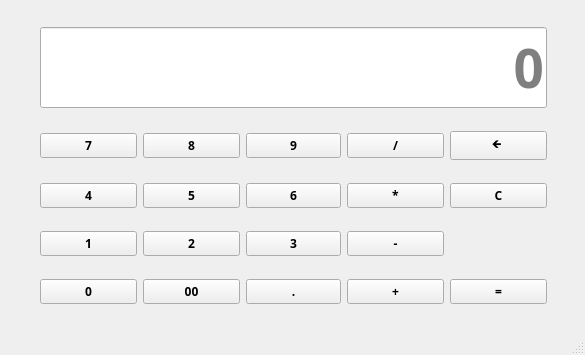
<?xml version="1.0" encoding="UTF-8"?>
<ui version="4.0">
 <class>MainWindow</class>
 <widget class="QMainWindow" name="MainWindow">
  <property name="minimumSize">
   <size>
    <width>585</width>
    <height>355</height>
   </size>
  </property>
  <property name="maximumSize">
   <size>
    <width>585</width>
    <height>355</height>
   </size>
  </property>
  <property name="windowTitle">
   <string>PyCalculadora</string>
  </property>
  <widget class="QWidget" name="centralwidget">
   <widget class="QWidget" name="gridLayoutWidget">
    <property name="geometry">
     <rect>
      <x>40</x>
      <y>10</y>
      <width>507</width>
      <height>311</height>
     </rect>
    </property>
    <layout class="QGridLayout" name="gridLayout">
     <item row="6" column="2">
      <widget class="QPushButton" name="boton6">
       <property name="font">
        <font>
         <family>Noto Sans</family>
         <weight>75</weight>
         <bold>true</bold>
        </font>
       </property>
       <property name="cursor">
        <cursorShape>PointingHandCursor</cursorShape>
       </property>
       <property name="text">
        <string>6</string>
       </property>
      </widget>
     </item>
     <item row="2" column="4">
      <widget class="QPushButton" name="botonX">
       <property name="text">
        <string>🡸 </string>
       </property>
      </widget>
     </item>
     <item row="9" column="0">
      <widget class="QPushButton" name="boton0">
       <property name="font">
        <font>
         <family>Noto Sans</family>
         <weight>75</weight>
         <bold>true</bold>
        </font>
       </property>
       <property name="cursor">
        <cursorShape>PointingHandCursor</cursorShape>
       </property>
       <property name="text">
        <string>0</string>
       </property>
      </widget>
     </item>
     <item row="2" column="1">
      <widget class="QPushButton" name="boton8">
       <property name="font">
        <font>
         <family>Noto Sans</family>
         <weight>75</weight>
         <bold>true</bold>
        </font>
       </property>
       <property name="cursor">
        <cursorShape>PointingHandCursor</cursorShape>
       </property>
       <property name="text">
        <string>8</string>
       </property>
      </widget>
     </item>
     <item row="2" column="0">
      <widget class="QPushButton" name="boton7">
       <property name="font">
        <font>
         <family>Noto Sans</family>
         <weight>75</weight>
         <bold>true</bold>
        </font>
       </property>
       <property name="cursor">
        <cursorShape>PointingHandCursor</cursorShape>
       </property>
       <property name="text">
        <string>7</string>
       </property>
      </widget>
     </item>
     <item row="2" column="2">
      <widget class="QPushButton" name="boton9">
       <property name="font">
        <font>
         <family>Noto Sans</family>
         <weight>75</weight>
         <bold>true</bold>
        </font>
       </property>
       <property name="cursor">
        <cursorShape>PointingHandCursor</cursorShape>
       </property>
       <property name="text">
        <string>9</string>
       </property>
      </widget>
     </item>
     <item row="6" column="1">
      <widget class="QPushButton" name="boton5">
       <property name="font">
        <font>
         <family>Noto Sans</family>
         <weight>75</weight>
         <bold>true</bold>
        </font>
       </property>
       <property name="cursor">
        <cursorShape>PointingHandCursor</cursorShape>
       </property>
       <property name="text">
        <string>5</string>
       </property>
      </widget>
     </item>
     <item row="8" column="3">
      <widget class="QPushButton" name="botonMenos">
       <property name="font">
        <font>
         <family>Noto Sans</family>
         <weight>75</weight>
         <bold>true</bold>
        </font>
       </property>
       <property name="cursor">
        <cursorShape>PointingHandCursor</cursorShape>
       </property>
       <property name="text">
        <string>-</string>
       </property>
      </widget>
     </item>
     <item row="8" column="1">
      <widget class="QPushButton" name="boton2">
       <property name="font">
        <font>
         <family>Noto Sans</family>
         <weight>75</weight>
         <bold>true</bold>
        </font>
       </property>
       <property name="cursor">
        <cursorShape>PointingHandCursor</cursorShape>
       </property>
       <property name="text">
        <string>2</string>
       </property>
      </widget>
     </item>
     <item row="6" column="3">
      <widget class="QPushButton" name="botonMulti">
       <property name="font">
        <font>
         <family>Noto Sans</family>
         <weight>75</weight>
         <bold>true</bold>
        </font>
       </property>
       <property name="cursor">
        <cursorShape>PointingHandCursor</cursorShape>
       </property>
       <property name="text">
        <string>*</string>
       </property>
      </widget>
     </item>
     <item row="6" column="0">
      <widget class="QPushButton" name="boton4">
       <property name="font">
        <font>
         <family>Noto Sans</family>
         <weight>75</weight>
         <bold>true</bold>
        </font>
       </property>
       <property name="cursor">
        <cursorShape>PointingHandCursor</cursorShape>
       </property>
       <property name="text">
        <string>4</string>
       </property>
      </widget>
     </item>
     <item row="9" column="4">
      <widget class="QPushButton" name="botonResu">
       <property name="font">
        <font>
         <family>Noto Sans</family>
         <weight>75</weight>
         <bold>true</bold>
        </font>
       </property>
       <property name="cursor">
        <cursorShape>PointingHandCursor</cursorShape>
       </property>
       <property name="text">
        <string>=</string>
       </property>
      </widget>
     </item>
     <item row="2" column="3">
      <widget class="QPushButton" name="botonDivision">
       <property name="font">
        <font>
         <family>Noto Sans</family>
         <weight>75</weight>
         <bold>true</bold>
        </font>
       </property>
       <property name="cursor">
        <cursorShape>PointingHandCursor</cursorShape>
       </property>
       <property name="text">
        <string>/</string>
       </property>
      </widget>
     </item>
     <item row="9" column="1">
      <widget class="QPushButton" name="boton00">
       <property name="font">
        <font>
         <family>Noto Sans</family>
         <weight>75</weight>
         <bold>true</bold>
        </font>
       </property>
       <property name="cursor">
        <cursorShape>PointingHandCursor</cursorShape>
       </property>
       <property name="text">
        <string>00</string>
       </property>
      </widget>
     </item>
     <item row="6" column="4">
      <widget class="QPushButton" name="botonC">
       <property name="font">
        <font>
         <family>Noto Sans</family>
         <weight>75</weight>
         <bold>true</bold>
        </font>
       </property>
       <property name="cursor">
        <cursorShape>PointingHandCursor</cursorShape>
       </property>
       <property name="text">
        <string>C</string>
       </property>
      </widget>
     </item>
     <item row="8" column="0">
      <widget class="QPushButton" name="boton1">
       <property name="font">
        <font>
         <family>Noto Sans</family>
         <weight>75</weight>
         <bold>true</bold>
        </font>
       </property>
       <property name="cursor">
        <cursorShape>PointingHandCursor</cursorShape>
       </property>
       <property name="text">
        <string>1</string>
       </property>
      </widget>
     </item>
     <item row="9" column="3">
      <widget class="QPushButton" name="botonSuma">
       <property name="font">
        <font>
         <family>Noto Sans</family>
         <weight>75</weight>
         <bold>true</bold>
        </font>
       </property>
       <property name="cursor">
        <cursorShape>PointingHandCursor</cursorShape>
       </property>
       <property name="text">
        <string>+</string>
       </property>
      </widget>
     </item>
     <item row="9" column="2">
      <widget class="QPushButton" name="botonPunto">
       <property name="font">
        <font>
         <family>Noto Sans</family>
         <weight>75</weight>
         <bold>true</bold>
        </font>
       </property>
       <property name="cursor">
        <cursorShape>PointingHandCursor</cursorShape>
       </property>
       <property name="text">
        <string>.</string>
       </property>
      </widget>
     </item>
     <item row="8" column="2">
      <widget class="QPushButton" name="boton3">
       <property name="font">
        <font>
         <family>Noto Sans</family>
         <weight>75</weight>
         <bold>true</bold>
        </font>
       </property>
       <property name="cursor">
        <cursorShape>PointingHandCursor</cursorShape>
       </property>
       <property name="text">
        <string>3</string>
       </property>
      </widget>
     </item>
     <item row="1" column="0" colspan="5">
      <widget class="QLineEdit" name="display">
       <property name="font">
        <font>
         <family>Noto Sans</family>
         <pointsize>40</pointsize>
         <weight>75</weight>
         <italic>false</italic>
         <bold>true</bold>
         <underline>false</underline>
         <stylestrategy>PreferAntialias</stylestrategy>
         <kerning>false</kerning>
        </font>
       </property>
       <property name="focusPolicy">
        <enum>Qt::NoFocus</enum>
       </property>
       <property name="text">
        <string/>
       </property>
       <property name="alignment">
        <set>Qt::AlignRight|Qt::AlignTrailing|Qt::AlignVCenter</set>
       </property>
       <property name="readOnly">
        <bool>true</bool>
       </property>
       <property name="placeholderText">
        <string>0</string>
       </property>
       <property name="cursorMoveStyle">
        <enum>Qt::VisualMoveStyle</enum>
       </property>
      </widget>
     </item>
    </layout>
   </widget>
  </widget>
  <widget class="QStatusBar" name="statusbar"/>
 </widget>
 <resources/>
 <connections/>
</ui>
